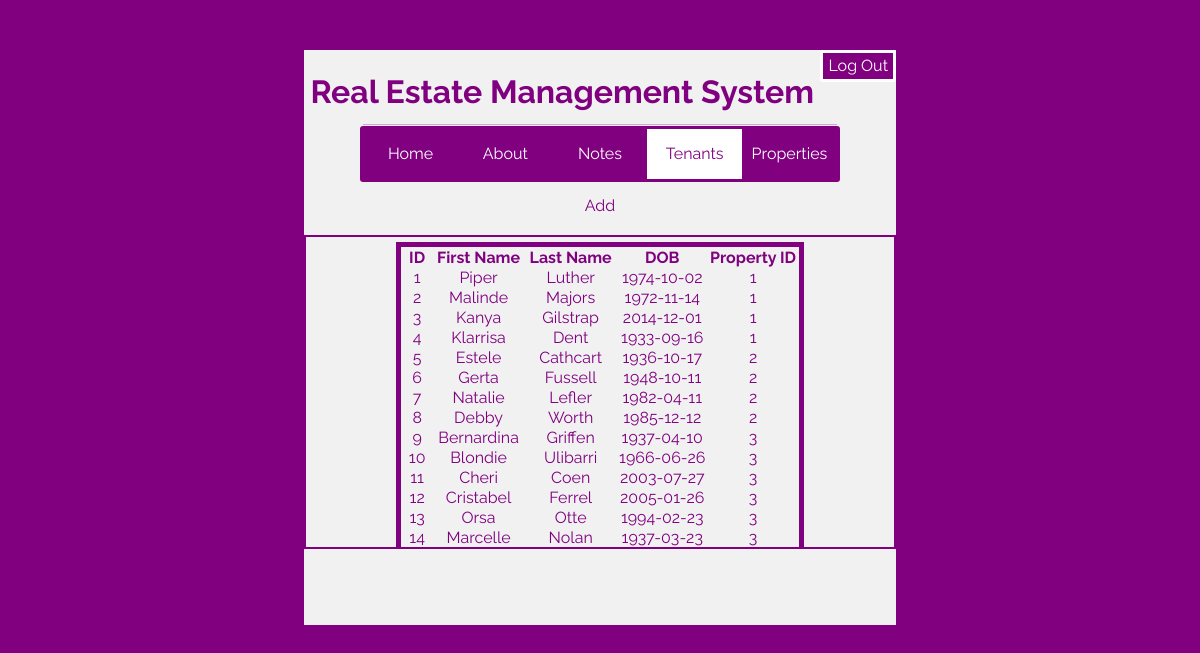
The page /tenants.php (signed in) on the database its author committed.
### tables this page shows
CREATE TABLE `tenants` (
  `ID` int(6) NOT NULL,
  `fname` varchar(12) NOT NULL,
  `lname` varchar(12) NOT NULL,
  `DOB` date NOT NULL,
  `PID` int(3) NOT NULL
);

### tenants.php (the view, shortened to what this page needs)
<!DOCTYPE html>
<html lang=en>
<head>
    <link rel="stylesheet" type="text/css" href="styles.css">
</head>
<body>
    <div class="wrapperMain"><a href="logout.php"><div class="logOut">Log Out</div></a><br /><h2 id="hStyle">Real Estate Management System</h2> <br /><hr />
        <?php
        include 'navBar.php';
        ?>
  <br />
        <div class="wordButton" onClick="addTenant()">Add</div>
    <br />
    <?php
$con=mysqli_connect("localhost","root","","realestatesys");
$result = mysqli_query($con,"SELECT * FROM Tenants");
echo "<div class=\"dataOut\"><table>
<tr>
<th>ID</th>
<th>First Name</th>
<th>Last Name</th>
<th>DOB</th>
<th>Property ID</th>
</tr>";
while($row = mysqli_fetch_array($result))
{
echo "<tr class=\"trDope\" onclick=\"window.location='tenant.php?id=" . $row['ID'] . "'\">";
echo "<td>" . $row['ID'] . "</td>";
echo "<td>" . $row['fname'] . "</td>";
echo "<td>" . $row['lname'] . "</td>";
echo "<td>" . $row['DOB'] . "</td>";
echo "<td>" . $row['PID'] . "</td>";
echo "</tr>";
}
echo "</table></div>";
?>
        <br />
    </div>
</body>
</html>

### styles.css (style rules this page uses)
body { background-color: purple !important; line-height: 1 !important; }
.wrapperMain { background-color:#f1f1f1; margin:0 auto; width:50%; height:575px; margin-top:50px; overflow: hidden; }
.dataOut { overflow: auto; height: 300px; border: 2px solid purple; margin: 5px auto; padding: 5px; width:auto; display: block; bottom: 1px; }
h2,h3,h4, #hStyle { color:purple !important; text-align: center !important; font-family: 'Raleway', sans-serif !important; padding-top: 10px !important; font-size: inherit !important; font-weight: bold !important; line-height: 1 !important; margin:0 auto !important; box-sizing: inherit !important; }
#hStyle { font-size: 2em !important; }
hr { display: block; height: 1px; border: 0; border-top: 1px solid plum; !important; padding: 0 !important; width:80%; margin: 0 auto !important; }
.logOut { color:white; font-size:16px; text-align:right; float:right; padding:5px; background:purple; border: solid white 3px; border-radius: 3px; transition: 0.8s; display: block; font-family: 'Raleway', sans-serif; }
p,a { font-family: 'Raleway', sans-serif; color:purple; width:80%; margin:auto; !important; }
table { border-collapse:separate; border: 5px solid purple; font-family: 'Raleway', sans-serif; color: purple; margin: 0 auto; text-align: center; }
.trDope { transition-duration:.8s; }
a { text-decoration: none; transition-duration: .8s; }
.wordButton { color:purple; display:block; margin: 0 auto; text-align: center; font-family: 'Raleway', sans-serif; }

### rows shown on the page
tenants: ID "1", fname "Piper", lname "Luther", DOB "1974-10-02", PID "1"
tenants: ID "2", fname "Malinde", lname "Majors", DOB "1972-11-14", PID "1"
tenants: ID "3", fname "Kanya", lname "Gilstrap", DOB "2014-12-01", PID "1"
tenants: ID "4", fname "Klarrisa", lname "Dent", DOB "1933-09-16", PID "1"
tenants: ID "5", fname "Estele", lname "Cathcart", DOB "1936-10-17", PID "2"
tenants: ID "6", fname "Gerta", lname "Fussell", DOB "1948-10-11", PID "2"
tenants: ID "7", fname "Natalie", lname "Lefler", DOB "1982-04-11", PID "2"
tenants: ID "8", fname "Debby", lname "Worth", DOB "1985-12-12", PID "2"
tenants: ID "9", fname "Bernardina", lname "Griffen", DOB "1937-04-10", PID "3"
tenants: ID "10", fname "Blondie", lname "Ulibarri", DOB "1966-06-26", PID "3"
tenants: ID "11", fname "Cheri", lname "Coen", DOB "2003-07-27", PID "3"
tenants: ID "12", fname "Cristabel", lname "Ferrel", DOB "2005-01-26", PID "3"
tenants: ID "13", fname "Orsa", lname "Otte", DOB "1994-02-23", PID "3"
tenants: ID "14", fname "Marcelle", lname "Nolan", DOB "1937-03-23", PID "3"
